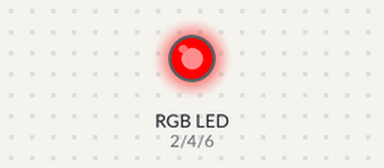
Bench run of a sketch on a simulated Arduino Uno, built with avr-gcc and run on an emulated ATmega328P. On the bench: an RGB LED mixed from three pins (HIGH = lit).

Above: at 1.5 s.
At 4.5 s:
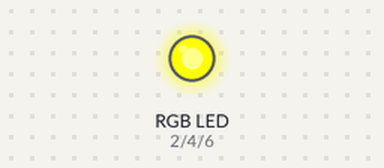
At 7.5 s:
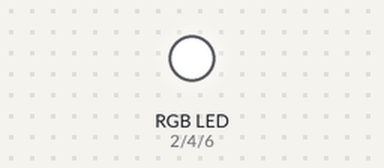
At 9.05 s:
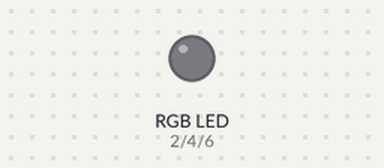
Timing chart, 0 to 11.8 s (numbered marks = the images above):
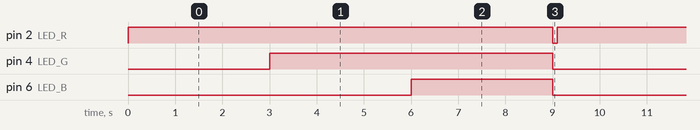

The sketch:

4_3_LED___.ino
```cpp
int LED_R = 2;
int LED_G = 4;
int LED_B = 6;

void setup() {
  pinMode(LED_R, OUTPUT);
  pinMode(LED_G, OUTPUT);
  pinMode(LED_B, OUTPUT);


}

void loop() {
  // 호출
  rgb_on(255, 255, 255, 3000);
  rgb_off(0, 0, 0, 100);

}

// 정의
void rgb_on(int R, int G, int B, int ontime) {
  // 호출
  analogWrite(LED_R, R);
  delay(3000);
  analogWrite(LED_G, G);
  delay(3000);
  analogWrite(LED_B, B);

  delay(ontime);
}

// 정의
// 정의
void rgb_off(int R, int G, int B, int ontime) {

  analogWrite(LED_R, R);
  analogWrite(LED_G, G);
  analogWrite(LED_B, B);

  delay(ontime);
}
```

Measured:
- by itself, pin 2 (LED_R): alternates HIGH for 9.0 s and LOW for 0.10 s
- by itself, pin 4 (LED_G): alternates HIGH for 6.0 s and LOW for 3.1 s
- by itself, pin 6 (LED_B): alternates HIGH for 3.0 s and LOW for 6.1 s
